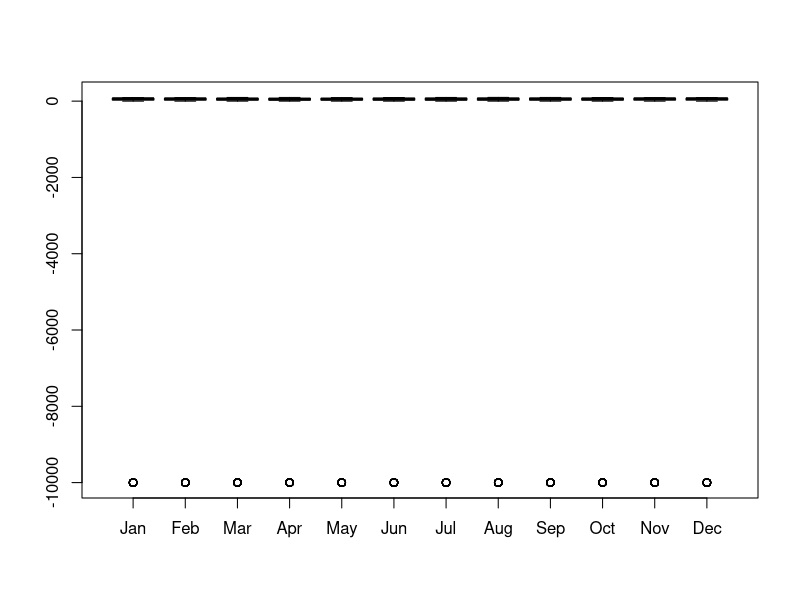
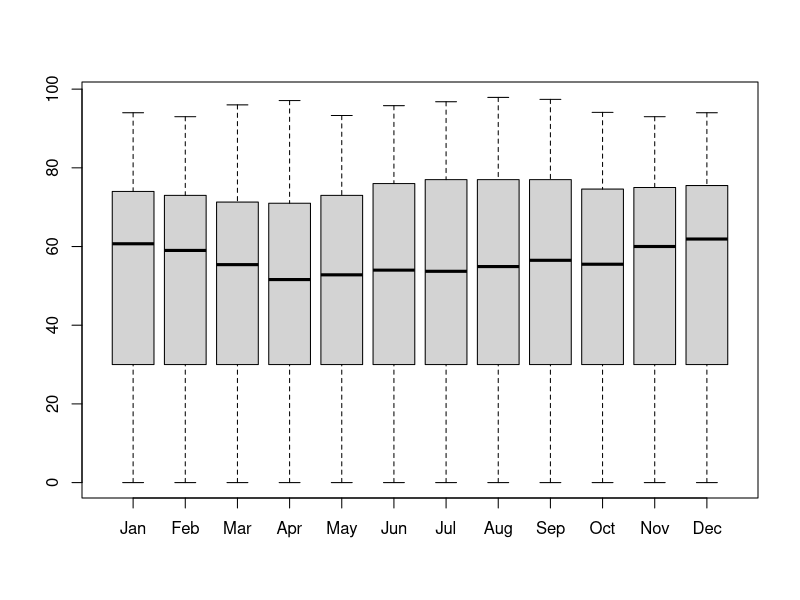

The R source for these figures, in order: (Note: this script raises an error after producing the figures.)
library(tidyverse)

humidity <- read.csv("./data/raw.csv")
  View(humidity)

### Exploring the data before treating it ###

head(humidity)
  summary(humidity) # There are a few "NA" values in the months variables

class(humidity$Jan)
  str(humidity)

## Are there any "NA" values?
mean(humidity$Jan)  # Returns "NA" for all months. Probably a wrong/unexistent observation that'd be worth deleting
mean(humidity$Mar)

summary(humidity$Jan)
summary(humidity$Mar)

# Identify the "NA": Create an index for months with "NA"

month <- c("Jan", "Feb", "Mar", "Apr", "May", "Jun", "Jul", "Aug", "Sep", "Oct", "Nov", "Dec")

na_month <- is.na(humidity[month])
  which_na <- which(na_month == "TRUE")
  which_na
sum(na_month)    # Returns 26 ie 2 for each of the 13 months

na_jan <- is.na(humidity$Jan)
na_jan[1:10]
humidity$Station.Name[na_jan]     # Note that this could be an error when importing the data
# [1] "Footnote"               "code for missing value"

## Are there any outliers: Identifying

humidity[month]
hum_boxplot <- boxplot(humidity[month])   # All of the months seem to have an outlier at about -10k, 
                                          # which seems to be the minimum value

summary(humidity$Jan)
summary(humidity$Feb)
summary(humidity$Mar)
summary(humidity[month])    #  Note that some observations still have outliers -9999.9 which seem to be a reporting error (no negative humidity) 
                            #  Because it's irrelevant, let's drop it

## Is the data uniformly reported?

humidity$Statistic.Description <- as.factor(humidity$Statistic.Description)
levels(humidity$Statistic.Description)   # No, it's not

humidity$Statistic.Description <- as.character(humidity$Statistic.Description)

# Identifying the observations + creating a working table

keep_var <- c("Country.or.Territory", "Station.Name", "Period", "Element.Statistic.Qualifier.Code", "Statistic.Description", "Unit",
              "Jan", "Feb", "Mar", "Apr", "May", "Jun", "Jul", "Aug", "Sep", "Oct", "Nov", "Dec")

  view(humidity %>% select(all_of(keep_var)) %>% filter_at(vars(month), all_vars(. < 0))) # This code says "for a certain obs, filter if all months are < 0"
  # length = 18. Remember that there are 2 obs with "NA"

wrk_humidity <- humidity %>% select(all_of(keep_var)) %>% filter_at(vars(month), any_vars(. >= 0)) # The expected result is 17 var & 5685 obs
  # This code says "for a certain obs, filter if any month is >= 0"
  # Note that this  table still has a lot of -9999.99 values
  # Rewrite the wrk_humidity

wrk_humidity <- humidity %>% select(all_of(keep_var)) %>% filter_at(vars(month), all_vars(. >= 0))  # This code says "for a certain obs, filter if all month are >= 0"

length(keep_var)  
  ncol(wrk_humidity)
  view(wrk_humidity)

summary(wrk_humidity[month])

## Final check

new_hum_boxplot <- boxplot(wrk_humidity[month])   # This is not what we want to see, but now we know the humidity values are OK!

names(wrk_humidity)
  levels(wrk_humidity$Country.or.Territory)   # Countries as characters. Transform them into factors

wrk_humidity$Country.or.Territory <- as.factor(wrk_humidity$Country.or.Territory)
  levels(wrk_humidity$Country.or.Territory)

summary(wrk_humidity)


### Manipulating the data you want ### 

## Selecting the cities you want in Brazil, Chile, Norway, Switzerland, and the USA

selected_humidity <- wrk_humidity %>% filter(wrk_humidity$Station.Name %in% c("Brasilia", "Rio de Janeiro", "Sao Paulo", "SANTIAGO-LOS CERRILLOS", "OSLO - BLINDERN", "Zuerich (town)", "Geneve",
                                                                              "SAN FRANCISCO/INTERNATIONAL A,CA", "BOSTON/LOGAN INT'L AIRPORT, MA", "WASHINGTON DC/NATIONAL ARPT VA", "HOUSTON/INTERCONTINENTAL, TX",
                                                                              "CHICAGO/0'HARE, IL"))
summary(c("Brasilia", "Rio de Janeiro", "Sao Paulo", "SANTIAGO-LOS CERRILLOS", "OSLO - BLINDERN", "Zuerich (town)", "Geneve",
          "SAN FRANCISCO/INTERNATIONAL A,CA", "BOSTON/LOGAN INT'L AIRPORT, MA", "WASHINGTON DC/NATIONAL ARPT VA", "HOUSTON/INTERCONTINENTAL, TX",
          "CHICAGO/0'HARE, IL"))

selected_humidity <- selected_humidity %>% filter(selected_humidity$Statistic.Description %in% c("Mean Value", "Mean of 3-Hourly Observations"))
summary(selected_humidity$Station.Name)  # Same lenght as the sequence defined above
view(selected_humidity)

intermed_selected <- selected_humidity
save(intermed_selected, file = "rda/intermed-selected.rda")

## Is the reporting period the same across all cities?
view(selected_humidity)

class(selected_humidity$Period)
same_period <- selected_humidity$Period == "1961-1990"
sum(same_period)/nrow(selected_humidity)
selected_humidity$Period[!same_period]
selected_humidity$Station.Name[!same_period]     # Houston is the only city which has an observation period different from 1961-1990

##########################
# All work below is unfinished

## Create a plottable data frame
# Data wrangling needed 

## Visualization
# library(ggthemes)
# library(ggrepel)
# object <- test %>% ggplot(aes(Month, `Humidity %`, label = Station.Name)) #define the global
# object + geom_point(size = 3)+ geom_point(aes(col=Station.Name), size = 3) + geom_text_repel(size = 2)

